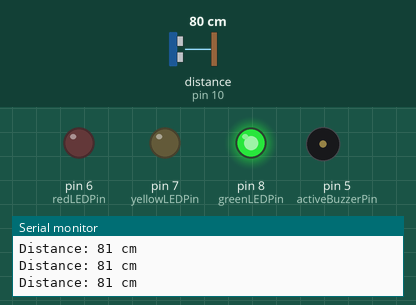
The sketch below on a simulated Arduino Uno, built with avr-gcc and run on an emulated ATmega328P. Parts: output pins drawn as LEDs (lit = HIGH), buzzer (waves = sounding, pin HIGH), the last lines printed to the serial monitor. Dashed ring = blinking. The inputs (shaded band) are chosen by the test bench; at power-on: distance to the obstacle (sensor on pin 10) 80 cm. The echo pulse lasts 58.3 µs per cm.

Above: at 1.2 s.
1.3 s: distance to the obstacle (sensor on pin 10) set to 2 cm
At 1.58 s:
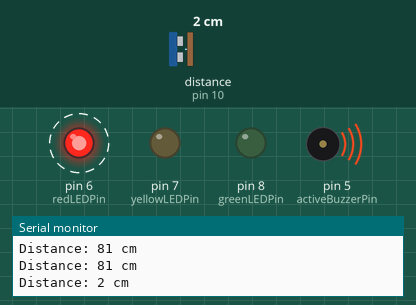
4.3 s: distance to the obstacle (sensor on pin 10) set to 7 cm
7.3 s: distance to the obstacle (sensor on pin 10) set to 10 cm
At 8.6 s:
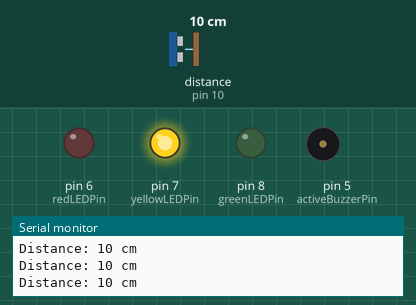
9.2 s: distance to the obstacle (sensor on pin 10) set to 4 cm
At 9.69 s:
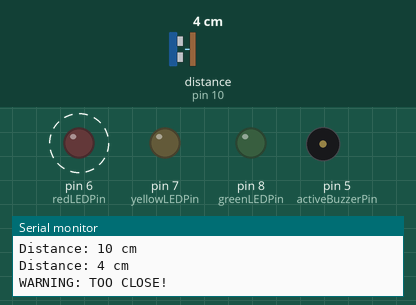
Timing chart, 0 to 13.2 s (numbered marks = the images above; inputs shaded):
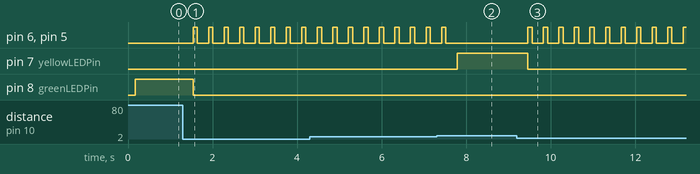

The sketch:

Project_UltraSonicSensor.ino
```cpp
#include <NewPing.h>

// 1. Configuration
const int echoPin = 10;
const int trigPin = 9;
const int greenLEDPin = 8;
const int yellowLEDPin = 7;
const int redLEDPin = 6;
const int activeBuzzerPin = 5;

#define MAX_DISTANCE 200

NewPing sonar(trigPin, echoPin, MAX_DISTANCE);

void setup() {
  pinMode(greenLEDPin, OUTPUT);
  pinMode(yellowLEDPin, OUTPUT);
  pinMode(redLEDPin, OUTPUT);
  pinMode(activeBuzzerPin, OUTPUT);
  Serial.begin(9600);
}

void loop() {
  delay(50);
  unsigned int uS = sonar.ping_median(5);

  // Convert that time to distance (cm)
  int distance = sonar.convert_cm(uS);

  // Fix for 0 reading
  if (distance == 0) distance = MAX_DISTANCE;

  Serial.print("Distance: ");
  Serial.print(distance);
  Serial.println(" cm");

  // --- LOGIC TREE ---

  if (distance > 15) {
    // SAFE
    digitalWrite(greenLEDPin, HIGH);
    digitalWrite(yellowLEDPin, LOW);
    digitalWrite(redLEDPin, LOW);
    digitalWrite(activeBuzzerPin, LOW); // Silence

  } else if (distance < 15 && distance > 8) {
    // CAUTION
    digitalWrite(greenLEDPin, LOW);
    digitalWrite(yellowLEDPin, HIGH);
    digitalWrite(redLEDPin, LOW);
    digitalWrite(activeBuzzerPin, LOW); // Silence

  } else {
    // DANGER - WARNING ALARM
    digitalWrite(greenLEDPin, LOW);
    digitalWrite(yellowLEDPin, LOW);

    // Blink Red LED
    digitalWrite(redLEDPin, HIGH);

    // MAKE SOUND (The Fix)
    // We call our custom function instead of tone()
    alarmSound(100);

    digitalWrite(redLEDPin, LOW);
    delay(100);

    Serial.println("WARNING: TOO CLOSE!");
  }
}

// --- CUSTOM FUNCTION TO REPLACE TONE() ---
// This makes sound without using the "Timer 2" hardware
// so it doesn't crash the NewPing library.
void alarmSound(int duration_ms) {
  // If you have a TRUE Active Buzzer (has a sticker on top),
  // you only need this line:
  digitalWrite(activeBuzzerPin, HIGH);
  delay(duration_ms);
  digitalWrite(activeBuzzerPin, LOW);

}
```

Measured:
- the behaviour switches between 8 and 9 cm on distance to the obstacle (sensor on pin 10) (found by bisection; images 1 and 2)
- after the input at 1.3 s, pin 6 (redLEDPin), pin 5 (activeBuzzerPin): alternates HIGH for 0.10 s and LOW for 0.27 s, starting after 0.24 s; pin 8 (greenLEDPin): HIGH → LOW after 0.24 s
- after the input at 7.3 s, pin 6 (redLEDPin), pin 5 (activeBuzzerPin): goes on until 7.5 s, then stays LOW; pin 7 (yellowLEDPin): LOW → HIGH after 0.48 s
- after the input at 9.2 s, pin 6 (redLEDPin), pin 5 (activeBuzzerPin): alternates HIGH for 0.10 s and LOW for 0.27 s, starting after 0.26 s; pin 7 (yellowLEDPin): HIGH → LOW after 0.26 s
